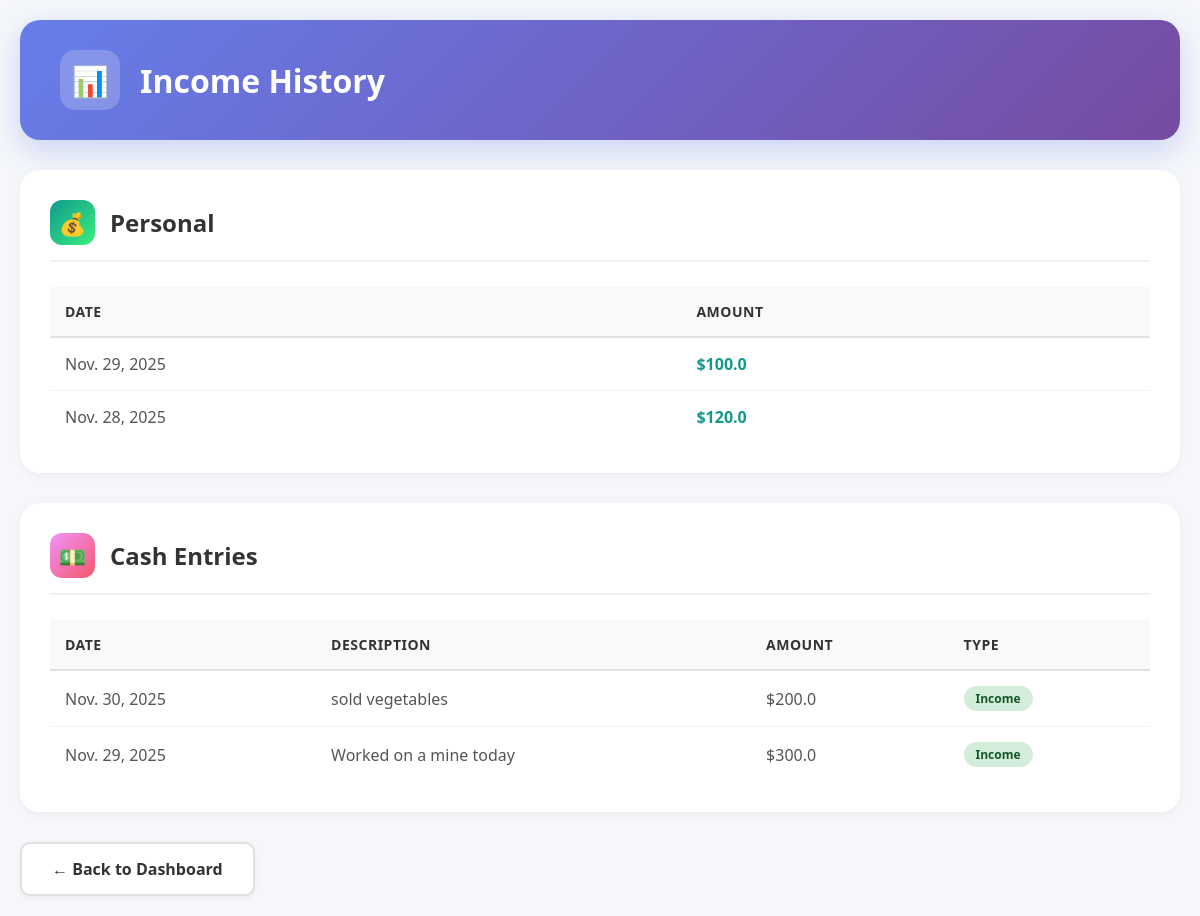
Page /income/history/ (signed in) on the committed database.
### accounts/models.py (models this page shows, shortened)
class Income(models.Model):
    TYPE_CHOICES = (
        ('business', 'Business'),
        ('personal', 'Personal'),
    )
    user = models.ForeignKey(User, on_delete=models.CASCADE)
    amount = models.FloatField()
    date = models.DateField()
    income_type = models.CharField(max_length=20, choices=TYPE_CHOICES)

class CashEntry(models.Model):
    user = models.ForeignKey(User, on_delete=models.CASCADE)
    description = models.CharField(max_length=255)
    amount = models.FloatField()
    date = models.DateField()
    is_income = models.BooleanField(default=True)  # True = income, False = expense

### accounts/views.py (the view)
# urls.py: path('income/history/', views.income_history_view, name="income_history"),
@login_required
def income_history_view(request):
    incomes = Income.objects.filter(user=request.user).order_by("income_type", "-date")
    grouped_income = {}
    for entry in incomes:
        grouped_income.setdefault(entry.income_type, []).append(entry)
    cash_entries = CashEntry.objects.filter(user=request.user).order_by("-date")
    return render(request, "accounts/income_history.html", {
        "grouped_income": grouped_income,
        "cash_entries": cash_entries
    })

### accounts/templates/accounts/income_history.html (shortened to what this page needs)
<!DOCTYPE html>
<html lang="en">
<head>
</head>
<body>
    <div class="container">
        <div class="page-header">
            <div class="header-content">
                <div class="header-icon">📊</div>
                <h1>Income History</h1>
            </div>
        </div>
        {% for income_type, entries in grouped_income.items %}
        <div class="section-card">
            <div class="section-header">
                <div class="section-icon">💰</div>
                <h2>{{ income_type|title }}</h2>
            </div>
            <div class="table-container">
                <table>
                    <thead>
                        <tr>
                            <th>Date</th>
                            <th>Amount</th>
                        </tr>
                    </thead>
                    <tbody>
                        {% for entry in entries %}
                        <tr>
                            <td>{{ entry.date }}</td>
                            <td>${{ entry.amount }}</td>
                        </tr>
                        {% endfor %}
                    </tbody>
                </table>
            </div>
        </div>
        {% endfor %}
        <div class="section-card cash-section">
            <div class="section-header">
                <div class="section-icon">💵</div>
                <h2>Cash Entries</h2>
            </div>
            {% if cash_entries %}
            <div class="table-container">
                <table>
                    <thead>
                        <tr>
                            <th>Date</th>
                            <th>Description</th>
                            <th>Amount</th>
                            <th>Type</th>
                        </tr>
                    </thead>
                    <tbody>
                        {% for c in cash_entries %}
                        <tr>
                            <td>{{ c.date }}</td>
                            <td>{{ c.description }}</td>
                            <td>${{ c.amount }}</td>
                            <td>
                                {% if c.is_income %}
                                    <span class="type-badge type-income">Income</span>
                                {% else %}
                                    <span class="type-badge type-expense">Expense</span>
                                {% endif %}
                            </td>
                        </tr>
                        {% endfor %}
                    </tbody>
                </table>
            </div>
            {% else %}
            <div class="empty-state">
                <div class="empty-state-icon">📭</div>
                <p>No cash entries available.</p>
            </div>
            {% endif %}
        </div>
        <a href="{% url 'dashboard' %}" class="back-link">← Back to Dashboard</a>
    </div>
</body>
</html>

### accounts/templates/accounts/income_history.html (style rules this page uses)
* { margin: 0; padding: 0; box-sizing: border-box; }
body { font-family: 'Segoe UI', Tahoma, Geneva, Verdana, sans-serif; background: #f5f7fa; min-height: 100vh; padding: 20px; }
.container { max-width: 1200px; margin: 0 auto; }
.page-header { background: linear-gradient(135deg, #667eea 0%, #764ba2 100%); border-radius: 20px; padding: 30px 40px; color: white; margin-bottom: 30px; box-shadow: 0 10px 30px rgba(102, 126, 234, 0.3); }
.header-content { display: flex; align-items: center; gap: 20px; }
.header-icon { width: 60px; height: 60px; background: rgba(255, 255, 255, 0.2); border-radius: 15px; display: flex; align-items: center; justify-content: center; font-size: 30px; }
.page-header h1 { font-size: 32px; font-weight: 600; }
.section-card { background: white; border-radius: 20px; padding: 30px; margin-bottom: 30px; box-shadow: 0 2px 10px rgba(0, 0, 0, 0.05); }
.section-header { display: flex; align-items: center; gap: 15px; margin-bottom: 25px; padding-bottom: 15px; border-bottom: 2px solid #f0f0f0; }
.section-icon { width: 45px; height: 45px; border-radius: 12px; display: flex; align-items: center; justify-content: center; font-size: 22px; background: linear-gradient(135deg, #11998e 0%, #38ef7d 100%); color: white; }
.cash-section .section-icon { background: linear-gradient(135deg, #f093fb 0%, #f5576c 100%); }
.section-header h2 { font-size: 24px; color: #333; font-weight: 600; text-transform: capitalize; }
.table-container { overflow-x: auto; }
table { width: 100%; border-collapse: collapse; }
th { background: #f8f9fa; color: #333; font-weight: 600; text-align: left; padding: 15px; border-bottom: 2px solid #e0e0e0; font-size: 14px; text-transform: uppercase; letter-spacing: 0.5px; }
td { padding: 15px; border-bottom: 1px solid #f0f0f0; color: #555; }
tr:last-child td { border-bottom: none; }
td:last-child { font-weight: 600; color: #11998e; font-size: 16px; }
.cash-section td:last-child { color: #667eea; }
.type-badge { display: inline-block; padding: 4px 12px; border-radius: 20px; font-size: 12px; font-weight: 600; }
.type-income { background: #d4edda; color: #155724; }
.back-link { display: inline-flex; align-items: center; gap: 8px; padding: 14px 30px; background: white; color: #333; text-decoration: none; border-radius: 10px; font-weight: 600; transition: all 0.3s ease; border: 2px solid #e0e0e0; box-shadow: 0 2px 5px rgba(0, 0, 0, 0.05); }

### rows in the picture
Income: income_type "Personal", date "Nov. 29, 2025", amount "100.0"
Income: date "Nov. 28, 2025", amount "120.0"
CashEntry: date "Nov. 30, 2025", description "sold vegetables", amount "200.0", is_income "Income"
CashEntry: date "Nov. 29, 2025", description "Worked on a mine today", amount "300.0", is_income "Income"
